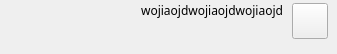
<?xml version="1.0" encoding="UTF-8"?>
<ui version="4.0">
 <class>ThisSideMsg</class>
 <widget class="QWidget" name="ThisSideMsg">
  <property name="geometry">
   <rect>
    <x>0</x>
    <y>0</y>
    <width>337</width>
    <height>54</height>
   </rect>
  </property>
  <property name="sizePolicy">
   <sizepolicy hsizetype="Expanding" vsizetype="Fixed">
    <horstretch>0</horstretch>
    <verstretch>0</verstretch>
   </sizepolicy>
  </property>
  <property name="minimumSize">
   <size>
    <width>300</width>
    <height>0</height>
   </size>
  </property>
  <property name="windowTitle">
   <string>Form</string>
  </property>
  <layout class="QHBoxLayout" name="horizontalLayout_2">
   <property name="spacing">
    <number>0</number>
   </property>
   <property name="leftMargin">
    <number>0</number>
   </property>
   <property name="topMargin">
    <number>3</number>
   </property>
   <property name="rightMargin">
    <number>0</number>
   </property>
   <property name="bottomMargin">
    <number>3</number>
   </property>
   <item>
    <widget class="QWidget" name="widget" native="true">
     <property name="sizePolicy">
      <sizepolicy hsizetype="Expanding" vsizetype="Fixed">
       <horstretch>0</horstretch>
       <verstretch>0</verstretch>
      </sizepolicy>
     </property>
     <layout class="QHBoxLayout" name="horizontalLayout">
      <property name="spacing">
       <number>0</number>
      </property>
      <property name="leftMargin">
       <number>0</number>
      </property>
      <property name="topMargin">
       <number>0</number>
      </property>
      <property name="rightMargin">
       <number>0</number>
      </property>
      <property name="bottomMargin">
       <number>0</number>
      </property>
      <item>
       <widget class="QWidget" name="wgtRight" native="true">
        <property name="sizePolicy">
         <sizepolicy hsizetype="MinimumExpanding" vsizetype="Minimum">
          <horstretch>0</horstretch>
          <verstretch>0</verstretch>
         </sizepolicy>
        </property>
        <layout class="QVBoxLayout" name="verticalLayout_2">
         <property name="topMargin">
          <number>0</number>
         </property>
         <property name="rightMargin">
          <number>0</number>
         </property>
         <property name="bottomMargin">
          <number>0</number>
         </property>
         <item>
          <widget class="QLabel" name="lbUserName">
           <property name="sizePolicy">
            <sizepolicy hsizetype="Preferred" vsizetype="Fixed">
             <horstretch>0</horstretch>
             <verstretch>0</verstretch>
            </sizepolicy>
           </property>
           <property name="minimumSize">
            <size>
             <width>0</width>
             <height>15</height>
            </size>
           </property>
           <property name="maximumSize">
            <size>
             <width>16777215</width>
             <height>15</height>
            </size>
           </property>
           <property name="font">
            <font>
             <family>微软雅黑</family>
             <pointsize>9</pointsize>
            </font>
           </property>
           <property name="text">
            <string>wojiaojdwojiaojdwojiaojd</string>
           </property>
           <property name="alignment">
            <set>Qt::AlignRight|Qt::AlignTrailing|Qt::AlignVCenter</set>
           </property>
          </widget>
         </item>
         <item>
          <widget class="QWidget" name="wgtContent" native="true">
           <property name="sizePolicy">
            <sizepolicy hsizetype="Preferred" vsizetype="Minimum">
             <horstretch>0</horstretch>
             <verstretch>0</verstretch>
            </sizepolicy>
           </property>
          </widget>
         </item>
        </layout>
       </widget>
      </item>
      <item>
       <widget class="QWidget" name="wdgLeft" native="true">
        <property name="sizePolicy">
         <sizepolicy hsizetype="Fixed" vsizetype="Minimum">
          <horstretch>0</horstretch>
          <verstretch>0</verstretch>
         </sizepolicy>
        </property>
        <layout class="QVBoxLayout" name="verticalLayout">
         <property name="topMargin">
          <number>0</number>
         </property>
         <item>
          <widget class="QPushButton" name="btnHeadIcon">
           <property name="sizePolicy">
            <sizepolicy hsizetype="Fixed" vsizetype="Fixed">
             <horstretch>0</horstretch>
             <verstretch>0</verstretch>
            </sizepolicy>
           </property>
           <property name="minimumSize">
            <size>
             <width>36</width>
             <height>36</height>
            </size>
           </property>
           <property name="maximumSize">
            <size>
             <width>36</width>
             <height>36</height>
            </size>
           </property>
           <property name="text">
            <string/>
           </property>
          </widget>
         </item>
         <item>
          <spacer name="verticalSpacer">
           <property name="orientation">
            <enum>Qt::Vertical</enum>
           </property>
           <property name="sizeType">
            <enum>QSizePolicy::Minimum</enum>
           </property>
           <property name="sizeHint" stdset="0">
            <size>
             <width>20</width>
             <height>3</height>
            </size>
           </property>
          </spacer>
         </item>
        </layout>
       </widget>
      </item>
     </layout>
    </widget>
   </item>
  </layout>
 </widget>
 <resources/>
 <connections/>
</ui>
